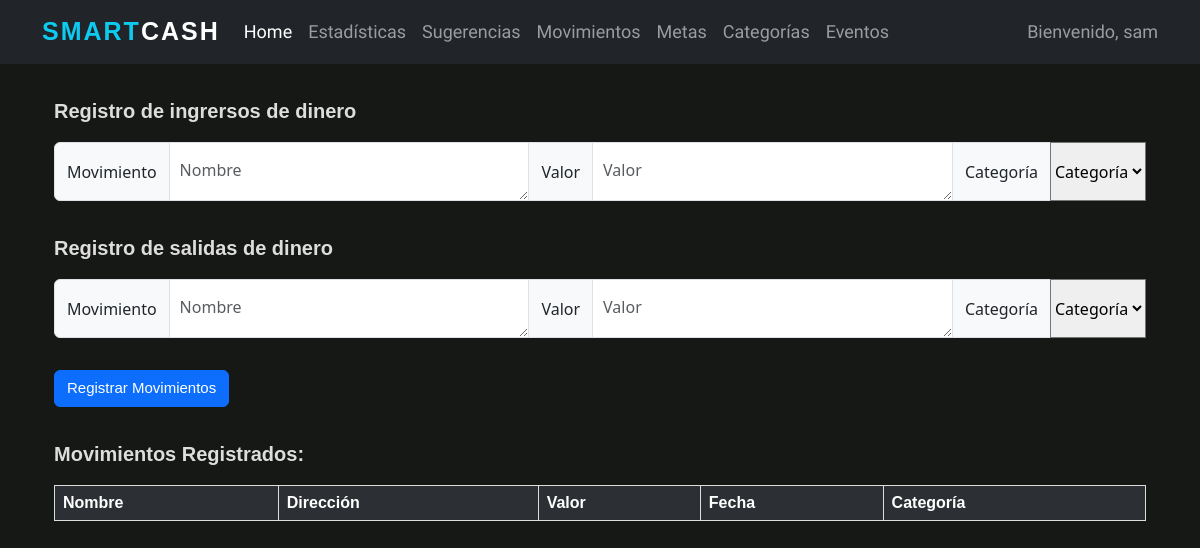
Before: /movements/ (signed in) with the older database file.
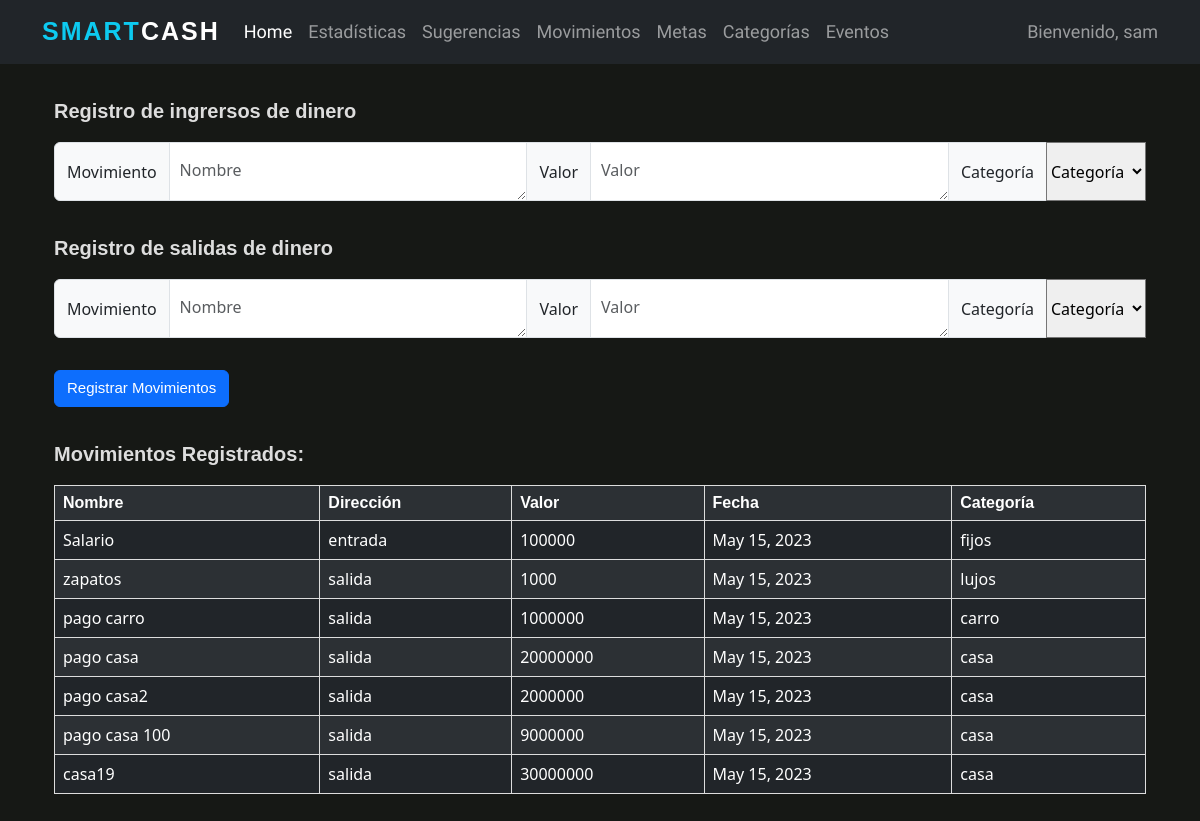
After: the same page with the newer database file.
### wallet/models.py (models this page shows, shortened)
class Movimiento(models.Model):
    nombre = models.CharField(max_length=100)
    usuario = models.ForeignKey(User, on_delete=models.CASCADE)
    direccion = models.CharField(max_length=10)
    valor = models.IntegerField()
    fecha = models.DateField()
    categoria = models.ForeignKey(Categoria, on_delete=models.CASCADE)

class Categoria(models.Model):
    nombre = models.CharField(max_length=50)
    usuario = models.ForeignKey(User, on_delete=models.CASCADE)

### wallet/views.py (the view)
# urls.py: path('movements/', wallet_views.movements, name='movements'),
def movements(request):
    connection.current_user = request.user
    average_income = request.GET.get('average_income')
    life_cost_average = request.GET.get('life_cost_average')
    month_income = request.GET.get('month_income')
    month_life_expenses = request.GET.get('month_life_expenses')
    month_expenses = request.GET.get('month_expenses')
    current_savings = request.GET.get('current_savings')
    income_name = request.GET.get('income_name')
    income_value = request.GET.get('income_value')
    income_category = request.GET.get('income_category')
    exit_name = request.GET.get('exit_name')
    exit_value = request.GET.get('exit_value')
    exit_category = request.GET.get('exit_category')
    print(income_name)
    print(income_value)
    print(income_category)
    incomes = f'{income_name}, {income_value}, {income_category}' if income_value and income_category and income_name else None
    exits = f'{exit_name}, {exit_value}, {exit_category}' if exit_category and exit_name and exit_value else None
    movements = mov.read_movements(incomes, exits, request.user)
    user_categories = [category.nombre for category in connection.search_user_categories(request.user)]
    return render(request, 'registration/movements.html', {'average_income': average_income,
                                                           'life_cost_average': life_cost_average,
                                                           'month_income': month_income,
                                                           'month_life_expenses': month_life_expenses,
                                                           'month_expenses': month_expenses,
                                                           'current_savings': current_savings,
                                                           'movements': movements, 'user_categories': user_categories})

### wallet/connection.py (called while the page is built)
def search_user_movements(user):
    moves = Movimiento.objects.all().filter(usuario=user)
    return moves

def search_user_categories(user):
    user_categories = Categoria.objects.all().filter(usuario=user)
    return user_categories

### wallet/movements.py (called while the page is built)
def readIncomes(movements, user):
    if not movements:
        return
    movements = movements.split('.')
    connection.create_movement(movements, 'entrada', user)

def readExits(movements, user):
    if not movements:
        return
    movements = movements.split('.')
    connection.create_movement(movements, 'salida', user)

def read_movements(incomes, exits, user):
    readExits(exits, user)
    readIncomes(incomes, user)
    movements = connection.search_user_movements(user)
    return movements

### wallet/templates/registration/movements.html (shortened to what this page needs)
{% extends 'base.html' %}
{% load static %}
    {% block content %}
<form action="">
    <br>
    <br>
    <br>
    <br>
    <div class="container">
        <p id="movimientos">Registro de ingrersos de dinero</p>
        <div class="input-group mb-3">
            <span class="input-group-text mb-3">Movimiento</span>
            <textarea class="form-control mb-3" aria-label="With textarea" placeholder="Nombre"
                      name="income_name"></textarea>
            <span class="input-group-text mb-3">Valor</span>
            <textarea class="form-control mb-3" aria-label="With textarea"
                      placeholder="Valor" name="income_value"></textarea>
            <label class="input-group-text mb-3" for="inputGroupSelect01">Categoría</label>
            <select class="custom-select mb-3" id="inputGroupSelect01" name="income_category">
                <option selected>Categoría</option>
            </select>
        </div>
    </div>
    <div class="container">
        <p id="movimientos">Registro de salidas de dinero</p>
        <div class="input-group mb-3">
            <span class="input-group-text mb-3">Movimiento</span>
            <textarea class="form-control mb-3" aria-label="With textarea" placeholder="Nombre"
                      name="exit_name"></textarea>
            <span class="input-group-text mb-3">Valor</span>
            <textarea class="form-control mb-3" aria-label="With textarea"
                      placeholder="Valor" name="exit_value"></textarea>
            <label class="input-group-text mb-3" for="inputGroupSelect02">Categoría</label>
            <select class="custom-select mb-3" id="inputGroupSelect02" name="exit_category">
                <option selected>Categoría</option>
            </select>
        </div>
        <button type="submit" class="btn btn-primary mb-3"> Registrar Movimientos</button>
    </div>
</form>
<div class="container">
    <p id="movimientos">Movimientos Registrados:</p>
    <table class="table table-striped table-dark">
        <tr>
            <th>Nombre</th>
            <th>Dirección</th>
            <th>Valor</th>
            <th>Fecha</th>
            <th>Categoría</th>
        </tr>
        {% for move in movements %}
        <tr>
            <td>{{ move.nombre }}</td>
            <td>{{ move.direccion }}</td>
            <td>{{ move.valor }}</td>
            <td>{{ move.fecha }}</td>
            <td>{{ move.categoria.nombre }}</td>
        </tr>
        {% endfor %}
    </table>
    <br>
</div>
{% endblock content %}

### smartcash/templates/base.html (shortened to what this page needs)
{% load static %}
<html lang="en">
<head>
    <link href="https://cdn.jsdelivr.net/npm/bootstrap@5.3.0-alpha1/dist/css/bootstrap.min.css" rel="stylesheet"
>
    <link rel="stylesheet" href="https://cdn.jsdelivr.net/npm/bootstrap-icons@1.7.2/font/bootstrap-icons.css">
    <link rel="stylesheet" type="text/css" href="{% static 'css/style.css' %}"/>
</head>
<body>
    <nav class="navbar navbar-expand-lg navbar-dark bg-dark fixed-top">
        <div class="container">
            <a href="{% url 'home' %}" class="navbar-brand"> <span class="text-info">Smart</span>Cash</a>
            <div class="collapse navbar-collapse" id="navbarText">
                <ul class="navbar-nav me-auto mb-2 mb-lg-0">
                    <li class="nav-item">
                        <a class="nav-link active" aria-current="page" href="{% url 'home' %}">Home</a>
                    </li>
                    <li class="nav-item">
                        <a class="nav-link" href="{% url 'statistics' %}">Estadísticas</a>
                    </li>
                    <li class="nav-item">
                        <a class="nav-link" href="{% url 'suggestions' %}">Sugerencias</a>
                    </li>
                    <li class="nav-item">
                        <a class="nav-link" href="{% url 'movements' %}">Movimientos</a>
                    </li>
                    <li class="nav-item">
                        <a class="nav-link" href="{% url 'goals' %}">Metas</a>
                    </li>
                    <li class="nav-item">
                        <a class="nav-link" href="{% url 'categories' %}">Categorías</a>
                    </li>
                    <li class="nav-item">
                        <a class="nav-link" href="{% url 'events' %}">Eventos</a>
                    </li>
                </ul>
                <span id="bienvenida" class="navbar-text">
					Bienvenido, {{ user.username }}
				</span>
            </div>
        </div>
</nav>
<div class="container">
    {% block content %}
    {% endblock content %}
</div>
</body>
</html>

### static/css/style.css (style rules this page uses)
#bienvenida { font-family: 'Roboto Condensed', sans-serif; font-size: 18px; }
#movimientos { font-family:'Lucida Sans', 'Lucida Sans Regular', 'Lucida Grande', 'Lucida Sans Unicode', Geneva, Verdana, sans-serif; color: rgb(221, 221, 221); font-weight: bold; font-size: 20px; }
table { border-collapse: collapse; width: 100%; }
td, th { border: 1px solid #dddddd; text-align: left; padding: 8px; color: white; }
th { font-family:'Lucida Sans', 'Lucida Sans Regular', 'Lucida Grande', 'Lucida Sans Unicode', Geneva, Verdana, sans-serif; }
tr:nth-child(even) { background-color: #dddddd; }
.form-control { height: 59px; padding: 15px 10; box-sizing: border-box; }
.btn { font-family:'Lucida Sans', 'Lucida Sans Regular', 'Lucida Grande', 'Lucida Sans Unicode', Geneva, Verdana, sans-serif; font-size: 15px; }
p { font-family: 'Roboto Condensed', sans-serif; font-size: 17px; }
body { background: #161815; }
.navbar-nav a { font-family: 'Roboto Condensed', sans-serif; font-size: 18px; }
.navbar-dark .navbar-brand { font-family:'Franklin Gothic Medium', 'Arial Narrow', Arial, sans-serif; color: #fff; font-size: 25px; text-transform: uppercase; font-weight: bold; letter-spacing: 2px; }

Changed rows visible on the page:
added Movimiento: nombre "Salario", direccion "entrada", valor "100000", fecha "May 15, 2023", categoria.nombre "fijos"
added Movimiento: nombre "zapatos", direccion "salida", valor "1000", fecha "May 15, 2023", categoria.nombre "lujos"
added Movimiento: nombre "pago carro", direccion "salida", valor "1000000", fecha "May 15, 2023", categoria.nombre "carro"
added Movimiento: nombre "pago casa", direccion "salida", valor "20000000", fecha "May 15, 2023", categoria.nombre "casa"
added Movimiento: nombre "pago casa2", direccion "salida", valor "2000000", fecha "May 15, 2023", categoria.nombre "casa"
added Movimiento: nombre "pago casa 100", direccion "salida", valor "9000000", fecha "May 15, 2023", categoria.nombre "casa"
added Movimiento: nombre "casa19", direccion "salida", valor "30000000", fecha "May 15, 2023", categoria.nombre "casa"
